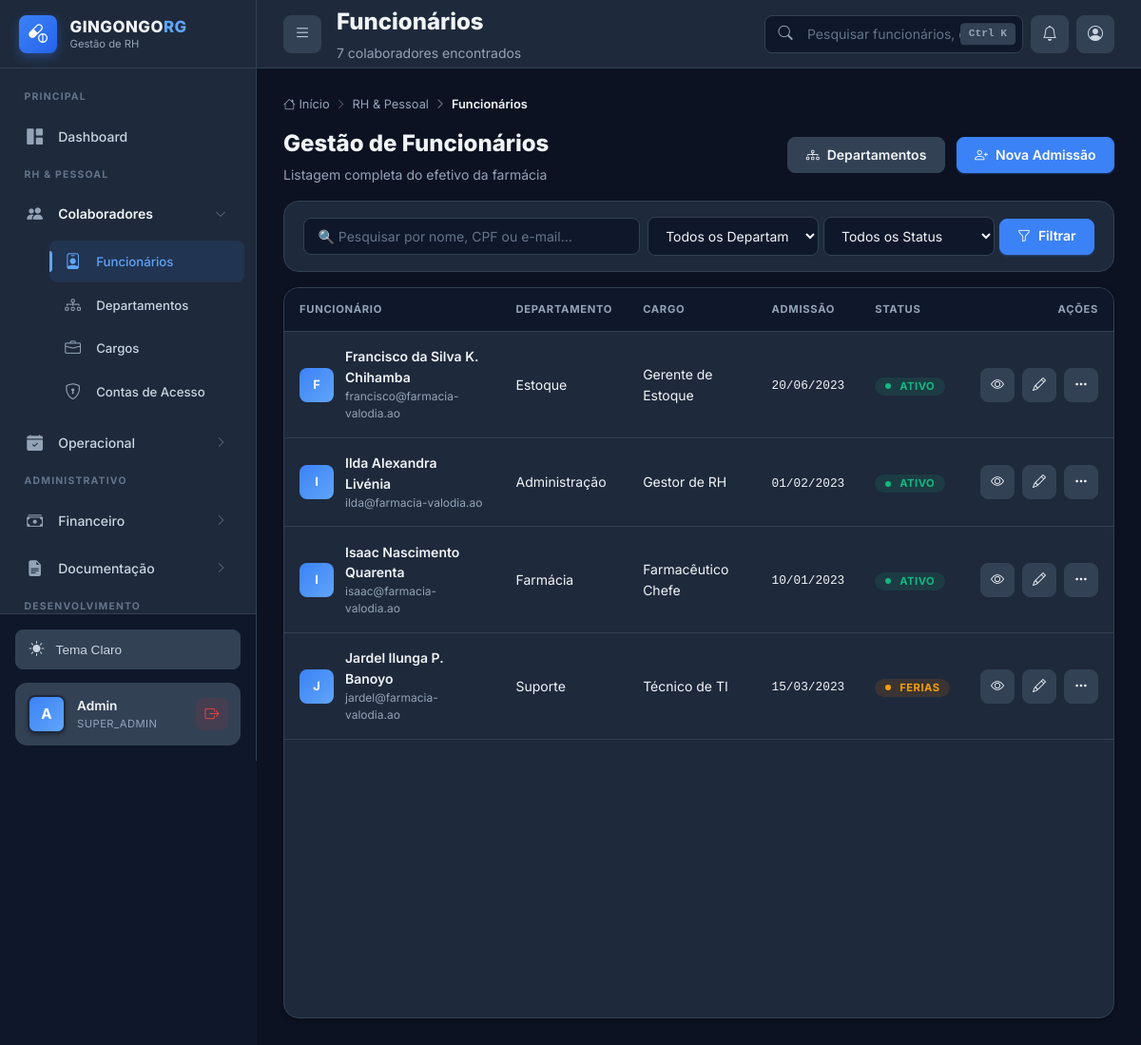
Screenshot of /funcionarios.php (signed in) with the database file from the repository.
### tables this page shows
CREATE TABLE IF NOT EXISTS funcionarios (
    id INT AUTO_INCREMENT PRIMARY KEY,
    nome_completo VARCHAR(200) NOT NULL,
    cpf VARCHAR(14) NOT NULL UNIQUE,
    rg VARCHAR(20),
    data_nascimento DATE NOT NULL,
    sexo ENUM('M', 'F', 'Outro') NOT NULL,
    telefone VARCHAR(20),
    email VARCHAR(100),
    endereco TEXT,
    
     
    departamento_id INT NOT NULL,
    cargo_id INT NOT NULL,
    data_admissao DATE NOT NULL,
    data_demissao DATE NULL,
    tipo_contrato ENUM('CLT', 'PJ', 'Estagiario', 'Temporario') DEFAULT 'CLT',
    status ENUM('ativo', 'ferias', 'afastado', 'demitido') DEFAULT 'ativo',
    
     
    salario_atual DECIMAL(10, 2) NOT NULL,
    banco VARCHAR(100),
    agencia VARCHAR(20),
    conta VARCHAR(30),
    iban VARCHAR(50) NULL,
    nif_angolano VARCHAR(20) NULL,
    bi VARCHAR(30) NULL,
    foto VARCHAR(500) NULL,
    
     
    usuario_id INT NULL,
    
     
    created_at TIMESTAMP DEFAULT CURRENT_TIMESTAMP,
    updated_at TIMESTAMP DEFAULT CURRENT_TIMESTAMP ON UPDATE CURRENT_TIMESTAMP,
    
     
    FOREIGN KEY (departamento_id) REFERENCES departamentos(id) ON DELETE RESTRICT,
    FOREIGN KEY (cargo_id) REFERENCES cargos(id) ON DELETE RESTRICT,
    FOREIGN KEY (usuario_id) REFERENCES usuarios(id) ON DELETE SET NULL,
    
     
    INDEX idx_cpf (cpf),
    INDEX idx_nome (nome_completo),
    INDEX idx_status (status),
    INDEX idx_departamento (departamento_id),
    INDEX idx_cargo (cargo_id),
    INDEX idx_data_admissao (data_admissao)
);

CREATE TABLE IF NOT EXISTS departamentos (
    id INT AUTO_INCREMENT PRIMARY KEY,
    nome VARCHAR(100) NOT NULL UNIQUE,
    descricao TEXT,
    responsavel_id INT NULL,
    ativo BOOLEAN DEFAULT TRUE,
    created_at TIMESTAMP DEFAULT CURRENT_TIMESTAMP,
    updated_at TIMESTAMP DEFAULT CURRENT_TIMESTAMP ON UPDATE CURRENT_TIMESTAMP,
    INDEX idx_ativo (ativo),
    INDEX idx_nome (nome)
);

CREATE TABLE IF NOT EXISTS cargos (
    id INT AUTO_INCREMENT PRIMARY KEY,
    nome VARCHAR(100) NOT NULL UNIQUE,
    salario_base DECIMAL(10, 2) NOT NULL,
    descricao TEXT,
    nivel_hierarquico ENUM('operacional', 'tecnico', 'gerencial', 'diretivo') DEFAULT 'operacional',
    requer_certificacao BOOLEAN DEFAULT FALSE,
    ativo BOOLEAN DEFAULT TRUE,
    created_at TIMESTAMP DEFAULT CURRENT_TIMESTAMP,
    updated_at TIMESTAMP DEFAULT CURRENT_TIMESTAMP ON UPDATE CURRENT_TIMESTAMP,
    INDEX idx_ativo (ativo),
    INDEX idx_nivel (nivel_hierarquico)
);

### public/funcionarios.php (the view, shortened to what this page needs)
<?php
$db = Database::getInstance()->getConnection();
$busca = trim($_GET['busca'] ?? '');
try {
    $sql = "SELECT f.*, d.nome as departamento_nome, c.nome as cargo_nome
            FROM funcionarios f
            LEFT JOIN departamentos d ON f.departamento_id = d.id
            LEFT JOIN cargos c ON f.cargo_id = c.id
            WHERE 1=1";
    $params = [];
    $sql .= " ORDER BY f.nome_completo ASC";
    $stmt = $db->prepare($sql);
    $stmt->execute($params);
    $funcionarios = $stmt->fetchAll();
} catch (Exception $e) {
    $funcionarios = [];
    $departamentos = [];
    error_log("Erro ao listar funcionários: " . $e->getMessage());
}
?>
<!DOCTYPE html>
<html lang="pt-BR">
<head>
    <link rel="stylesheet" href="https://cdn.jsdelivr.net/npm/bootstrap-icons@1.11.3/font/bootstrap-icons.min.css">
    <link rel="stylesheet" href="css/style-2026.css">
</head>
<body class="dashboard-body">
    <div class="app-wrapper">
        <?php include 'includes/sidebar.php'; ?>
        <div class="main-area" id="mainArea">
            <?php include 'includes/topbar.php'; ?>
            <div class="content-body">
                <nav>
                    <ol class="breadcrumb">
                        <li class="breadcrumb-item"><a href="dashboard.php"><i class="bi bi-house"></i> Início</a></li>
                        <li class="breadcrumb-item">RH & Pessoal</li>
                        <li class="breadcrumb-item active">Funcionários</li>
                    </ol>
                </nav>
                <div class="d-flex justify-content-between align-items-center mb-3" style="flex-wrap: wrap; gap: 1rem;">
                    <div>
                        <h2 style="font-size: 1.5rem; font-weight: 800; margin: 0;">Gestão de Funcionários</h2>
                        <p style="color: var(--text-muted); margin: 0.25rem 0 0; font-size: 0.875rem;">Listagem completa do efetivo da farmácia</p>
                    </div>
                    <div class="d-flex gap-2">
                        <a href="departamentos.php" class="btn btn-secondary">
                            <i class="bi bi-diagram-3"></i> Departamentos
                        </a>
                        <a href="admissao.php" class="btn btn-primary">
                            <i class="bi bi-person-plus"></i> Nova Admissão
                        </a>
                    </div>
                </div>
                <form class="filter-bar" method="GET">
                    <div style="flex: 2; min-width: 220px;">
                        <input type="text" name="busca" class="form-control" placeholder="🔍 Pesquisar por nome, CPF ou e-mail..." value="<?php echo htmlspecialchars($busca); ?>">
                    </div>
                    <div style="flex: 1; min-width: 160px;">
                        <select name="departamento_id" class="form-select">
                            <option value="">Todos os Departamentos</option>
                        </select>
                    </div>
                    <div style="flex: 1; min-width: 140px;">
                        <select name="status" class="form-select">
                            <option value="">Todos os Status</option>
                        </select>
                    </div>
                    <button type="submit" class="btn btn-primary">
                        <i class="bi bi-funnel"></i> Filtrar
                    </button>
                </form>
                <div class="card">
                    <div class="table-responsive">
                        <table class="data-table">
                            <thead>
                                <tr>
                                    <th>Funcionário</th>
                                    <th>Departamento</th>
                                    <th>Cargo</th>
                                    <th>Admissão</th>
                                    <th>Status</th>
                                    <th style="text-align: right;">Ações</th>
                                </tr>
                            </thead>
                            <tbody>
                                <?php if (empty($funcionarios)): ?>
                                    <tr>
                                        <td colspan="6">
                                            <div class="empty-state">
                                                <i class="bi bi-people"></i>
                                                <h4>Nenhum funcionário encontrado</h4>
                                                <p>Ajuste os filtros ou adicione um novo colaborador.</p>
                                                <a href="admissao.php" class="btn btn-primary">
                                                    <i class="bi bi-person-plus"></i> Admissão
                                                </a>
                                            </div>
                                        </td>
                                    </tr>
                                <?php else: ?>
                                    <?php foreach ($funcionarios as $f): ?>
                                        <tr>
                                            <td>
                                                <div class="user-cell">
                                                    <div class="user-avatar-sm">
                                                        <?php echo strtoupper(substr($f['nome_completo'], 0, 1)); ?>
                                                    </div>
                                                    <div class="user-cell-info">
                                                        <strong><?php echo htmlspecialchars($f['nome_completo']); ?></strong>
                                                        <small><?php echo htmlspecialchars($f['email'] ?? $f['cpf'] ?? '—'); ?></small>
                                                    </div>
                                                </div>
                                            </td>
                                            <td><?php echo htmlspecialchars($f['departamento_nome'] ?? '—'); ?></td>
                                            <td><?php echo htmlspecialchars($f['cargo_nome'] ?? '—'); ?></td>
                                            <td>
                                                <?php if (!empty($f['data_admissao'])): ?>
                                                    <span style="font-family: var(--font-mono); font-size: 0.8rem;">
                                                        <?php echo date('d/m/Y', strtotime($f['data_admissao'])); ?>
                                                    </span>
                                                <?php else: ?>
                                                    <span style="color: var(--text-faint);">—</span>
                                                <?php endif; ?>
                                            </td>
                                            <td>
                                                <?php
                                                $statusClass = match($f['status'] ?? '') {
                                                    'ativo' => 'badge-success',
                                                    'ferias' => 'badge-warning',
                                                    'afastado' => 'badge-info',
                                                    'demitido' => 'badge-danger',
                                                    default => 'badge-neutral'
                                                };
                                                ?>
                                                <span class="badge <?php echo $statusClass; ?>">
                                                    <span class="badge-dot"></span>
                                                    <?php echo htmlspecialchars(ucfirst($f['status'] ?? '—')); ?>
                                                </span>
                                            </td>
                                            <td>
                                                <div class="d-flex gap-1" style="justify-content: flex-end;">
                                                    <a href="perfil.php?id=<?php echo $f['id']; ?>" class="btn btn-icon btn-secondary" title="Ver perfil">
                                                        <i class="bi bi-eye"></i>
                                                    </a>
                                                    <a href="editar_funcionario.php?id=<?php echo $f['id']; ?>" class="btn btn-icon btn-secondary" title="Editar">
                                                        <i class="bi bi-pencil"></i>
                                                    </a>
                                                    <button class="btn btn-icon btn-secondary" title="Mais opções" onclick="App.toast('Menu de ações em desenvolvimento', 'info')">
                                                        <i class="bi bi-three-dots"></i>
                                                    </button>
                                                </div>
                                            </td>
                                        </tr>
                                    <?php endforeach; ?>
                                <?php endif; ?>
                            </tbody>
                        </table>
                    </div>
                </div>
            </div>
        </div>
    </div>
</body>
</html>

### rows the page displays
funcionarios: nome_completo "F", nome_completo "Francisco da Silva K. Chihamba", email "francisco@farmacia-valodia.ao", departamento.nome "Estoque", cargo.nome "Gerente de Estoque", data_admissao "20/06/2023", status "ATIVO"
funcionarios: nome_completo "I", nome_completo "Ilda Alexandra Livénia", email "ilda@farmacia-valodia.ao", departamento.nome "Administração", cargo.nome "Gestor de RH", data_admissao "01/02/2023", status "ATIVO"
funcionarios: nome_completo "I", nome_completo "Isaac Nascimento Quarenta", email "isaac@farmacia-valodia.ao", departamento.nome "Farmácia", cargo.nome "Farmacêutico Chefe", data_admissao "10/01/2023", status "ATIVO"
funcionarios: nome_completo "J", nome_completo "Jardel Ilunga P. Banoyo", email "jardel@farmacia-valodia.ao", departamento.nome "Suporte", cargo.nome "Técnico de TI", data_admissao "15/03/2023", status "FERIAS"

### other values shown
substr($user['username'], 0, 1) "A"
$user['username'] "Admin"
$user['role'] "SUPER_ADMIN"
$pageTitle "Funcionários"
$pageSubtitle "7 colaboradores encontrados"
